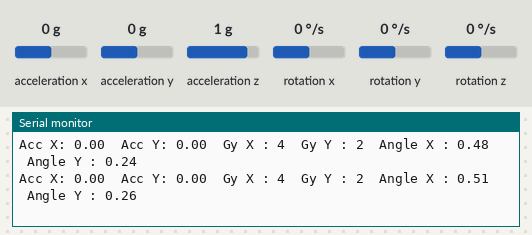
Simulated run of this sketch. Board: Arduino Uno, built with avr-gcc and run on an emulated ATmega328P. On the bench: the last lines printed to the serial monitor. Wiring (inferred from the names in the program): ADXL345 accelerometer at I2C address 0x53; ITG-3200 gyroscope at I2C address 0x68. The inputs (shaded band) are chosen by the test bench; at power-on: acceleration x 0 g, acceleration y 0 g, rotation x 0 °/s, rotation y 0 °/s, acceleration z 1 g, rotation z 0 °/s.

Above: at 1.2 s.
1.3 s: acceleration x set to -1.4 g
At 2.0 s:
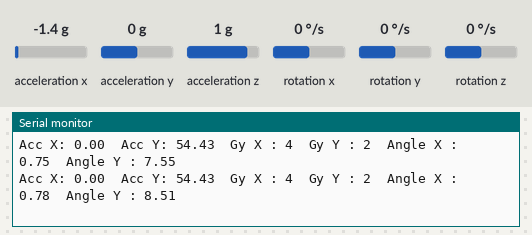
4.3 s: acceleration y set to -1.4 g
At 4.8 s:
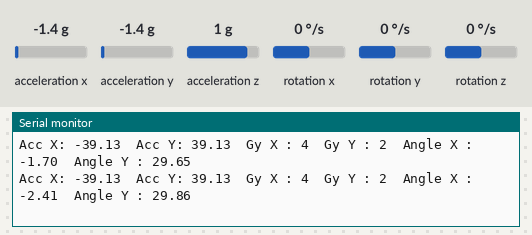
7.3 s: rotation x set to -100 °/s
At 8.3 s:
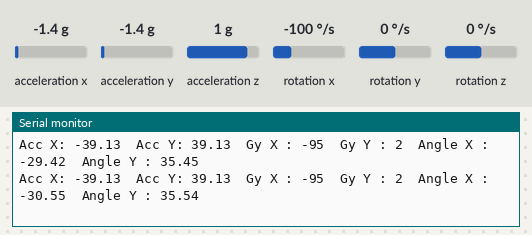
10.3 s: rotation y set to -192 °/s
At 10.46 s:
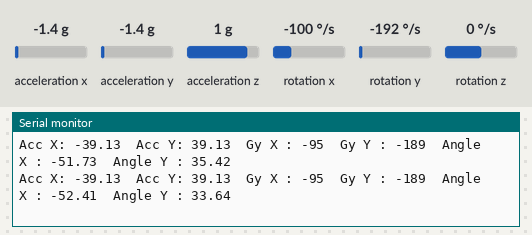
13.3 s: acceleration x set to 0 g
At 13.32 s:
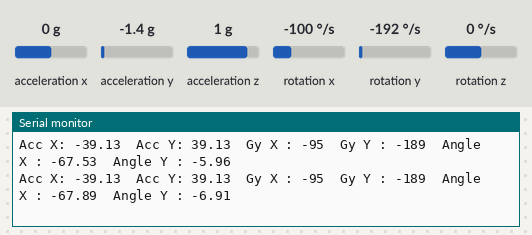
16.3 s: acceleration z set to 0 g
At 16.38 s:
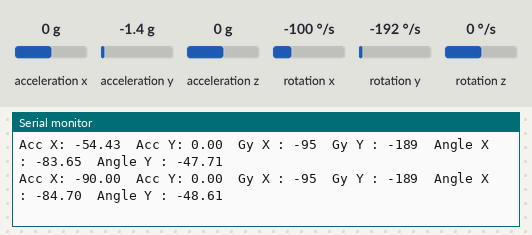
Timing chart, 0 to 19.3 s (numbered marks = the images above; inputs shaded):
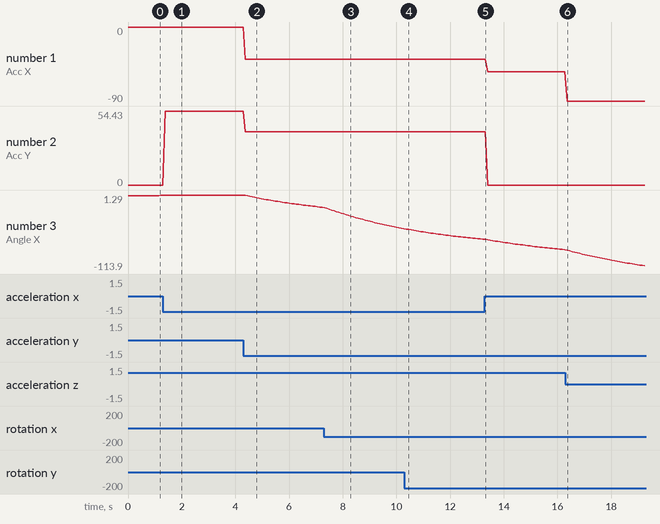

The sketch:

tesis_prueba_filtrocomplementario.ino
```cpp
//From http://www.varesano.net//
#include <Wire.h> // I2C library, gyroscope
// Gyroscope ITG3200
#define GYRO 0x68 //  when AD0 is connected to GND ,gyro address is 0x68.
//#define GYRO 0x69  // when AD0 is connected to VCC ,gyro address is 0x69
#define G_SMPLRT_DIV 0x15
#define G_DLPF_FS 0x16
#define G_INT_CFG 0x17
#define G_PWR_MGM 0x3E
#define G_TO_READ 8 // 2 bytes for each axis x, y, z
// offsets are chip specific.
//**************Acelerometro
#define ACC (0xA7>>1)    //ADXL345 ACC address
#define A_TO_READ (6)        //num of bytes we are going to read each time (two bytes for each axis)

float den_x,den_y,den_z;
int hx,hy,hz;
int acc[3];
float ang_x; //rho
float ang_y; //phi
float ang_z; //tetha

//**************

int g_offx = 64; //120
int g_offy = 34; //20
int g_offz = 8; //93
int hxx, hyy, hzz, turetemp;
int prev_hx, prev_hy, prev_hz;
float roll,pitch, yaw; //x,y,z
int roll2,pitch2, yaw2; //x,y,z
//initializes the gyroscope
float Angle[2];

//**************Acelerometro

void initAcc() {
//Turning on the ADXL345
writeTo(ACC, 0x2D, 1<<3);
writeTo(ACC, 0x31, 0x0B);
writeTo(ACC, 0x2C, 0x09);
//by default the device is in +-2g range reading
}
void getAccelerometerData(int * result) {
int regAddress = 0x32;    //first axis-acceleration-data register on the ADXL345
byte buff[A_TO_READ];
readFrom(ACC, regAddress, A_TO_READ, buff); //read the acceleration data from the ADXL345
//each axis reading comes in 10 bit resolution, ie 2 bytes.  Least Significat Byte first!!
//thus we are converting both bytes in to one int
result[0] = (((int)buff[1]) << 8) | buff[0];
result[1] = (((int)buff[3])<< 8) | buff[2];
result[2] = (((int)buff[5]) << 8) | buff[4];
}

//**************
// Declaración de variables para muestras de la velocidad
unsigned long time=0;
int sampleTime=100;


void initGyro()
{
 /*****************************************
 * ITG 3200
 * power management set to:
 * clock select = internal oscillator
 * no reset, no sleep mode
 * no standby mode
 * sample rate to = 125Hz
 * parameter to +/- 2000 degrees/sec
 * low pass filter = 5Hz
 * no interrupt
 ******************************************/
 writeTo(GYRO, G_PWR_MGM, 0x00);
 writeTo(GYRO, G_SMPLRT_DIV, 0x07); // EB, 50, 80, 7F, DE, 23, 20, FF
 writeTo(GYRO, G_DLPF_FS, 0x1E); // +/- 2000 dgrs/sec, 1KHz, 1E, 19
 writeTo(GYRO, G_INT_CFG, 0x00);
}
void getGyroscopeData(int * result)
{
 /**************************************
 Gyro ITG-3200 I2C
 registers:
 temp MSB = 1B, temp LSB = 1C
 x axis MSB = 1D, x axis LSB = 1E
 y axis MSB = 1F, y axis LSB = 20
 z axis MSB = 21, z axis LSB = 22
 *************************************/
 int regAddress = 0x1B;
 int temp, x, y, z;
 byte buff[G_TO_READ];
 readFrom(GYRO, regAddress, G_TO_READ, buff); //read the gyro data from the ITG3200
 result[0] = ((buff[2] << 8) | buff[3]) + g_offx;
 result[1] = ((buff[4] << 8) | buff[5]) + g_offy;
 result[2] = ((buff[6] << 8) | buff[7]) + g_offz;
 result[3] = (buff[0] << 8) | buff[1]; // temperature
 }
 //
void setup()
{
 Serial.begin(9600);
 Wire.begin();
 initAcc();
 initGyro();
}
//
void loop()
{
 byte addr;
 int gyro[4];

 //**********Lectura del acelerometro
 getAccelerometerData(acc);
 hx = acc[0];
 hy = acc[1];
 hz = acc[2];

 den_x=sqrt((float)hy*hy+(float)hz*hz);
 den_y=sqrt((float) hx*hx+(float)hz*hz);

 ang_y=-atan2(hx , den_x)*57.295;
 ang_x=atan2(hy , den_y)*57.295;

 //**********

 getGyroscopeData(gyro);
 hxx = gyro[0] / 14.375;
 hyy = gyro[1] / 14.375;
 hzz = gyro[2] / 14.375;

// //Aplicar el Filtro Complementario
  Angle[0] = 0.98 *(Angle[0]+hxx*0.010) + 0.02*ang_x;
  Angle[1] = 0.98 *(Angle[1]+hyy*0.010) + 0.02*ang_y;

 Serial.print("Acc X: ");
 Serial.print(ang_x);
 Serial.print("  Acc Y: ");
 Serial.print(ang_y);
 Serial.print("  Gy X : ");
 Serial.print(hxx);
 Serial.print("  Gy Y : ");
 Serial.print(hyy);
 Serial.print("  Angle X : ");
 Serial.print(Angle[0]);
 Serial.print("  Angle Y : ");
 Serial.println(Angle[1]);
 delay(10);
}
//---------------- Functions
//Writes val to address register on ACC
void writeTo(int DEVICE, byte address, byte val) {
  Wire.beginTransmission(DEVICE); //start transmission to ACC
  Wire.write(address);        // send register address
  Wire.write(val);        // send value to write
  Wire.endTransmission(); //end transmission
}
//reads num bytes starting from address register on ACC in to buff array
 void readFrom(int DEVICE, byte address, int num, byte buff[]) {
 Wire.beginTransmission(DEVICE); //start transmission to ACC
 Wire.write(address);        //sends address to read from
 Wire.endTransmission(); //end transmission

 Wire.beginTransmission(DEVICE); //start transmission to ACC
 Wire.requestFrom(DEVICE, num);    // request 6 bytes from ACC

 int i = 0;
 while(Wire.available())    //ACC may send less than requested (abnormal)
 {
   buff[i] = Wire.read(); // receive a byte
   i++;
 }
 Wire.endTransmission(); //end transmission
}
```

Measured:
- after the input at 1.3 s, the serial monitor: prints a new line after 0.08 s (image 1)
- after the input at 4.3 s, the serial monitor: prints a new line after 0.07 s (image 2)
- after the input at 7.3 s, the serial monitor: prints a new line after 0.11 s (image 3)
- after the input at 10.3 s, the serial monitor: prints a new line after 0.06 s (image 4)
- after the input at 16.3 s, the serial monitor: prints a new line after 0.07 s (image 6)
- plotted number 1: 0 → -39.13 after the input at 4.3 s, -39.13 → -54.43 after the input at 13.3 s, -54.43 → -90 after the input at 16.3 s
- plotted number 2: 0 → 54.43 after the input at 1.3 s, 54.43 → 39.13 after the input at 4.3 s, 39.13 → 0 after the input at 13.3 s
- plotted number 3: 1.29 → -17.82 after the input at 4.3 s, -17.82 → -51.04 after the input at 7.3 s, -67.53 → -83.65 after the input at 13.3 s, -83.65 → -113.9 after the input at 16.3 s
